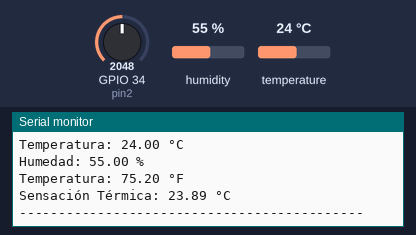
This sketch was run on a simulated ESP32. Shown: the last lines printed to the serial monitor. Inputs (shaded band) come from the test bench; at power-on: humidity 55 %, GPIO 34 (pin2) = 2048, temperature 24 °C.

Above: at 4.8 s.
4.9 s: humidity set to 22 %
At 8.3 s:
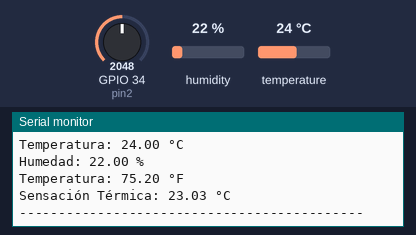
9.5 s: GPIO 34 (pin2) set to 2866
At 10.4 s:
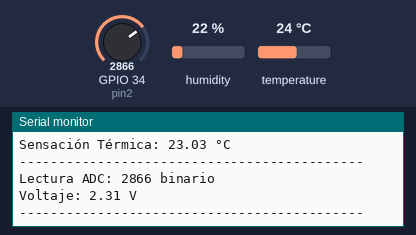
14.1 s: temperature set to 12 °C
At 15.9 s:
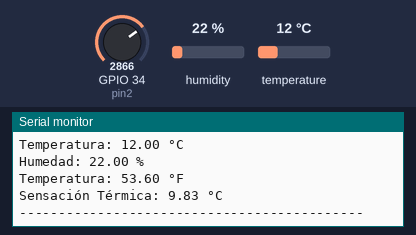
18.7 s: GPIO 34 (pin2) set to 3603
At 21.1 s:
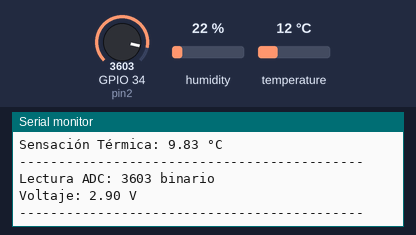
23.3 s: humidity set to 40 %
At 25.5 s:
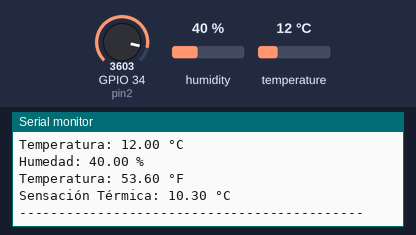
Timing chart, 0 to 27.0 s (numbered marks = the images above; inputs shaded):
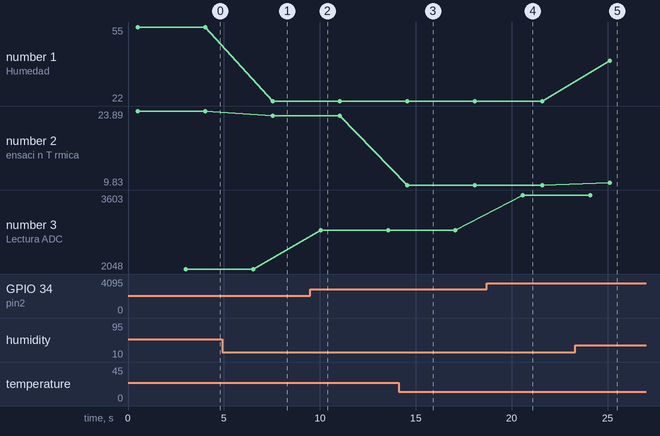

Measured:
- after the input at 4.9 s, the serial monitor: prints a new line after 2.6 s (image 1)
- after the input at 9.5 s, the serial monitor: prints a new line after 0.54 s (image 2)
- after the input at 14.1 s, the serial monitor: prints a new line after 0.46 s (image 3)
- after the input at 18.7 s, the serial monitor: prints a new line after 1.9 s (image 4)
- after the input at 23.3 s, the serial monitor: prints a new line after 1.8 s (image 5)
- plotted number 1: 55 → 22 after the input at 4.9 s, 22 → 40 after the input at 23.3 s
- plotted number 2: 23.89 → 23.03 after the input at 4.9 s, 23.03 → 9.83 after the input at 14.1 s, 9.83 → 10.3 after the input at 23.3 s
- plotted number 3: 2048 → 2866 after the input at 9.5 s, 2866 → 3603 after the input at 18.7 s

The sketch:

sketch.ino
```cpp
// CIRCUITO 3: SENSOR DHT22 Y POTENCIÓMETRO ANALÓGICO - ESP32
#include "DHT.h"

#define pin1 13        // GPIO 13 -> Datos DHT22
int pin2 = 34;         // GPIO 34 -> Potenciómetro (ADC1_CH6)

DHT dht(pin1, DHT22);

void setup() {
  Serial.begin(115200);
  Serial.println("Test de sensores:");
  dht.begin();
}

void loop() {
  delay(500);
  leerdht();
  delay(500);
  leerpot();
}

void leerdht() {
  float h = dht.readHumidity();
  float tc = dht.readTemperature();
  float tf = dht.readTemperature(true);
  float st = dht.computeHeatIndex(tc, h, false);

  Serial.println("Temperatura: " + String(tc) + " °C");
  Serial.println("Humedad: " + String(h) + " %");
  Serial.println("Temperatura: " + String(tf) + " °F");
  Serial.println("Sensación Térmica: " + String(st) + " °C");
  Serial.println("--------------------------------------------");
  delay(2000);
}

void leerpot() {
  int potValor = analogRead(pin2);
  float vol = potValor * 3.3 / 4095.0;
  Serial.println("Lectura ADC: " + String(potValor) + " binario");
  Serial.println("Voltaje: " + String(vol, 2) + " V");
  Serial.println("--------------------------------------------");
  delay(500);
}
```
